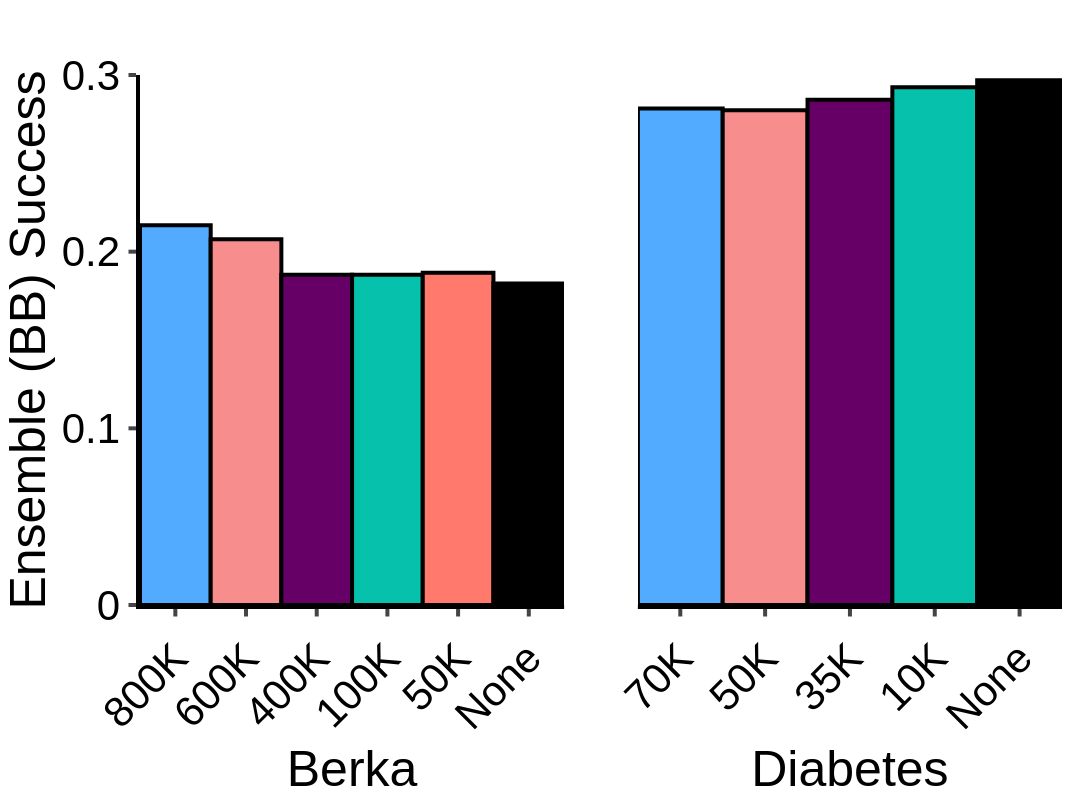

Source (notebook cell):
### Code cell
# DOMIAS Reference data variations

mismatched_specifics = ["800K", "600K", "400K", "100K", "50K", "None"]
mismatch_type = ["Berka", "Berka", "Berka", "Berka", "Berka", "Berka"]
mismatch_mia = [0.215, 0.207, 0.187, 0.187, 0.188, 0.182]
df_1 = {"mismatched_specifics": mismatched_specifics, "Mismatch Type": mismatch_type, "mismatch_mia": mismatch_mia}

mismatched_specifics_2 = ["70K", "50K", "35K", "10K", "None"]
mismatch_type_2 = ["Diabetes", "Diabetes", "Diabetes", "Diabetes", "Diabetes"]
mismatch_mia_2 = [0.281, 0.280, 0.286, 0.293, 0.297]
df_2 = {"mismatched_specifics": mismatched_specifics_2, "Mismatch Type": mismatch_type_2, "mismatch_mia": mismatch_mia_2}

fig = go.Figure()

fig1 = px.bar(
    data_frame=df_1,
    x="mismatched_specifics",
    y="mismatch_mia",
    color="mismatched_specifics",
    color_discrete_sequence=["#53abff", "#f78d8d", "#660066", "#06c2ac", "#ff796c", "#000000"],
)

fig2 = px.bar(
    data_frame=df_2,
    x="mismatched_specifics",
    y="mismatch_mia",
    color="mismatched_specifics",
    color_discrete_sequence=["#53abff", "#f78d8d", "#660066", "#06c2ac", "#000000"],
)

fig = make_subplots(rows=1, cols=2, shared_yaxes=True, horizontal_spacing=0.08)

for trace in fig1.data:
    fig.add_trace(trace, row=1, col=1)

for trace in fig2.data:
    fig.add_trace(trace, row=1, col=2)

fig.update_layout(bargap=0.0, showlegend=False)
fig.update_xaxes(
  ticks="outside", tickwidth=4, ticklen=7.5, linewidth=4, linecolor="black", tickangle=-45, title_font_family="Helvetica", tickfont_family="Helvetica", tickfont_size=FONT_SIZE+10,
)
fig.update_yaxes(
    ticks="outside", tickwidth=4, ticklen=7.5, linewidth=4, linecolor="black", title = "Ensemble (BB) Success", tickangle=0, title_font_family="Helvetica", tickfont_family="Helvetica", tickfont_size=FONT_SIZE+10,
)
fig.update_yaxes(tickmode='array', tickvals=[0.0, 0.1, 0.2, 0.3], range=[0.0, 0.3])
fig.update_traces(marker_line_width=4, marker_line_color="black")
fig.update_yaxes(showticklabels=False, title_text=None, row=1, col=2)
fig.update_xaxes(title_text="Berka", categoryorder="array", categoryarray=["800K", "600K", "400K", "100K", "50K", "None"], row=1, col=1)
fig.update_xaxes(title_text="Diabetes", categoryorder="array", categoryarray=["70K", "50K", "35K", "10K", "None"], row=1, col=2)
fig.update_yaxes(visible=False, row=1, col=2)

customize_figure_layout(fig, render_legend=False)
save_and_display_figure(fig, "ensemble_domias_reference_data_variations", plots_dir)

### Figure 1 — Plotly figure (JSON) as saved in the notebook; plotly's stock layout.template omitted (floating-point values rounded to 4 significant figures)
{"data": [{"hovertemplate": "mismatched_specifics=%{x}<br>mismatch_mia=%{y}<extra></extra>", "legendgroup": "800K", "marker": {"color": "#53abff", "line": {"color": "black", "width": 4}, "pattern": {"shape": ""}}, "name": "800K", "orientation": "v", "showlegend": true, "textposition": "auto", "type": "bar", "x": ["800K"], "xaxis": "x", "y": [0.215], "yaxis": "y"}, {"hovertemplate": "mismatched_specifics=%{x}<br>mismatch_mia=%{y}<extra></extra>", "legendgroup": "600K", "marker": {"color": "#f78d8d", "line": {"color": "black", "width": 4}, "pattern": {"shape": ""}}, "name": "600K", "orientation": "v", "showlegend": true, "textposition": "auto", "type": "bar", "x": ["600K"], "xaxis": "x", "y": [0.207], "yaxis": "y"}, {"hovertemplate": "mismatched_specifics=%{x}<br>mismatch_mia=%{y}<extra></extra>", "legendgroup": "400K", "marker": {"color": "#660066", "line": {"color": "black", "width": 4}, "pattern": {"shape": ""}}, "name": "400K", "orientation": "v", "showlegend": true, "textposition": "auto", "type": "bar", "x": ["400K"], "xaxis": "x", "y": [0.187], "yaxis": "y"}, {"hovertemplate": "mismatched_specifics=%{x}<br>mismatch_mia=%{y}<extra></extra>", "legendgroup": "100K", "marker": {"color": "#06c2ac", "line": {"color": "black", "width": 4}, "pattern": {"shape": ""}}, "name": "100K", "orientation": "v", "showlegend": true, "textposition": "auto", "type": "bar", "x": ["100K"], "xaxis": "x", "y": [0.187], "yaxis": "y"}, {"hovertemplate": "mismatched_specifics=%{x}<br>mismatch_mia=%{y}<extra></extra>", "legendgroup": "50K", "marker": {"color": "#ff796c", "line": {"color": "black", "width": 4}, "pattern": {"shape": ""}}, "name": "50K", "orientation": "v", "showlegend": true, "textposition": "auto", "type": "bar", "x": ["50K"], "xaxis": "x", "y": [0.188], "yaxis": "y"}, {"hovertemplate": "mismatched_specifics=%{x}<br>mismatch_mia=%{y}<extra></extra>", "legendgroup": "None", "marker": {"color": "#000000", "line": {"color": "black", "width": 4}, "pattern": {"shape": ""}}, "name": "None", "orientation": "v", "showlegend": true, "textposition": "auto", "type": "bar", "x": ["None"], "xaxis": "x", "y": [0.182], "yaxis": "y"}, {"hovertemplate": "mismatched_specifics=%{x}<br>mismatch_mia=%{y}<extra></extra>", "legendgroup": "70K", "marker": {"color": "#53abff", "line": {"color": "black", "width": 4}, "pattern": {"shape": ""}}, "name": "70K", "orientation": "v", "showlegend": true, "textposition": "auto", "type": "bar", "x": ["70K"], "xaxis": "x2", "y": [0.281], "yaxis": "y2"}, {"hovertemplate": "mismatched_specifics=%{x}<br>mismatch_mia=%{y}<extra></extra>", "legendgroup": "50K", "marker": {"color": "#f78d8d", "line": {"color": "black", "width": 4}, "pattern": {"shape": ""}}, "name": "50K", "orientation": "v", "showlegend": true, "textposition": "auto", "type": "bar", "x": ["50K"], "xaxis": "x2", "y": [0.28], "yaxis": "y2"}, {"hovertemplate": "mismatched_specifics=%{x}<br>mismatch_mia=%{y}<extra></extra>", "legendgroup": "35K", "marker": {"color": "#660066", "line": {"color": "black", "width": 4}, "pattern": {"shape": ""}}, "name": "35K", "orientation": "v", "showlegend": true, "textposition": "auto", "type": "bar", "x": ["35K"], "xaxis": "x2", "y": [0.286], "yaxis": "y2"}, {"hovertemplate": "mismatched_specifics=%{x}<br>mismatch_mia=%{y}<extra></extra>", "legendgroup": "10K", "marker": {"color": "#06c2ac", "line": {"color": "black", "width": 4}, "pattern": {"shape": ""}}, "name": "10K", "orientation": "v", "showlegend": true, "textposition": "auto", "type": "bar", "x": ["10K"], "xaxis": "x2", "y": [0.293], "yaxis": "y2"}, {"hovertemplate": "mismatched_specifics=%{x}<br>mismatch_mia=%{y}<extra></extra>", "legendgroup": "None", "marker": {"color": "#000000", "line": {"color": "black", "width": 4}, "pattern": {"shape": ""}}, "name": "None", "orientation": "v", "showlegend": true, "textposition": "auto", "type": "bar", "x": ["None"], "xaxis": "x2", "y": [0.297], "yaxis": "y2"}], "layout": {"bargap": 0, "font": {"color": "black", "family": "Helvetica", "size": 42}, "height": 800, "margin": {"b": 25, "l": 30, "r": 30, "t": 75}, "plot_bgcolor": "white", "showlegend": false, "title": {"font": {"family": "Helvetica"}, "x": 0.5, "y": 0.975}, "width": 1100, "xaxis": {"anchor": "y", "categoryarray": ["800K", "600K", "400K", "100K", "50K", "None"], "categoryorder": "array", "domain": [0, 0.46], "linecolor": "black", "linewidth": 4, "tickangle": -45, "tickfont": {"family": "Helvetica", "size": 42}, "ticklen": 7.5, "ticks": "outside", "tickwidth": 4, "title": {"font": {"family": "Helvetica"}, "text": "Berka"}}, "xaxis2": {"anchor": "y2", "categoryarray": ["70K", "50K", "35K", "10K", "None"], "categoryorder": "array", "domain": [0.54, 1], "linecolor": "black", "linewidth": 4, "tickangle": -45, "tickfont": {"family": "Helvetica", "size": 42}, "ticklen": 7.5, "ticks": "outside", "tickwidth": 4, "title": {"font": {"family": "Helvetica"}, "text": "Diabetes"}}, "yaxis": {"anchor": "x", "domain": [0, 1], "linecolor": "black", "linewidth": 4, "range": [0, 0.3], "tickangle": 0, "tickfont": {"family": "Helvetica", "size": 42}, "ticklen": 7.5, "tickmode": "array", "ticks": "outside", "tickvals": [0, 0.1, 0.2, 0.3], "tickwidth": 4, "title": {"font": {"family": "Helvetica"}, "text": "Ensemble (BB) Success"}}, "yaxis2": {"anchor": "x2", "domain": [0, 1], "linecolor": "black", "linewidth": 4, "matches": "y", "range": [0, 0.3], "showticklabels": false, "tickangle": 0, "tickfont": {"family": "Helvetica", "size": 42}, "ticklen": 7.5, "tickmode": "array", "ticks": "outside", "tickvals": [0, 0.1, 0.2, 0.3], "tickwidth": 4, "title": {"font": {"family": "Helvetica"}}, "visible": false}}}
